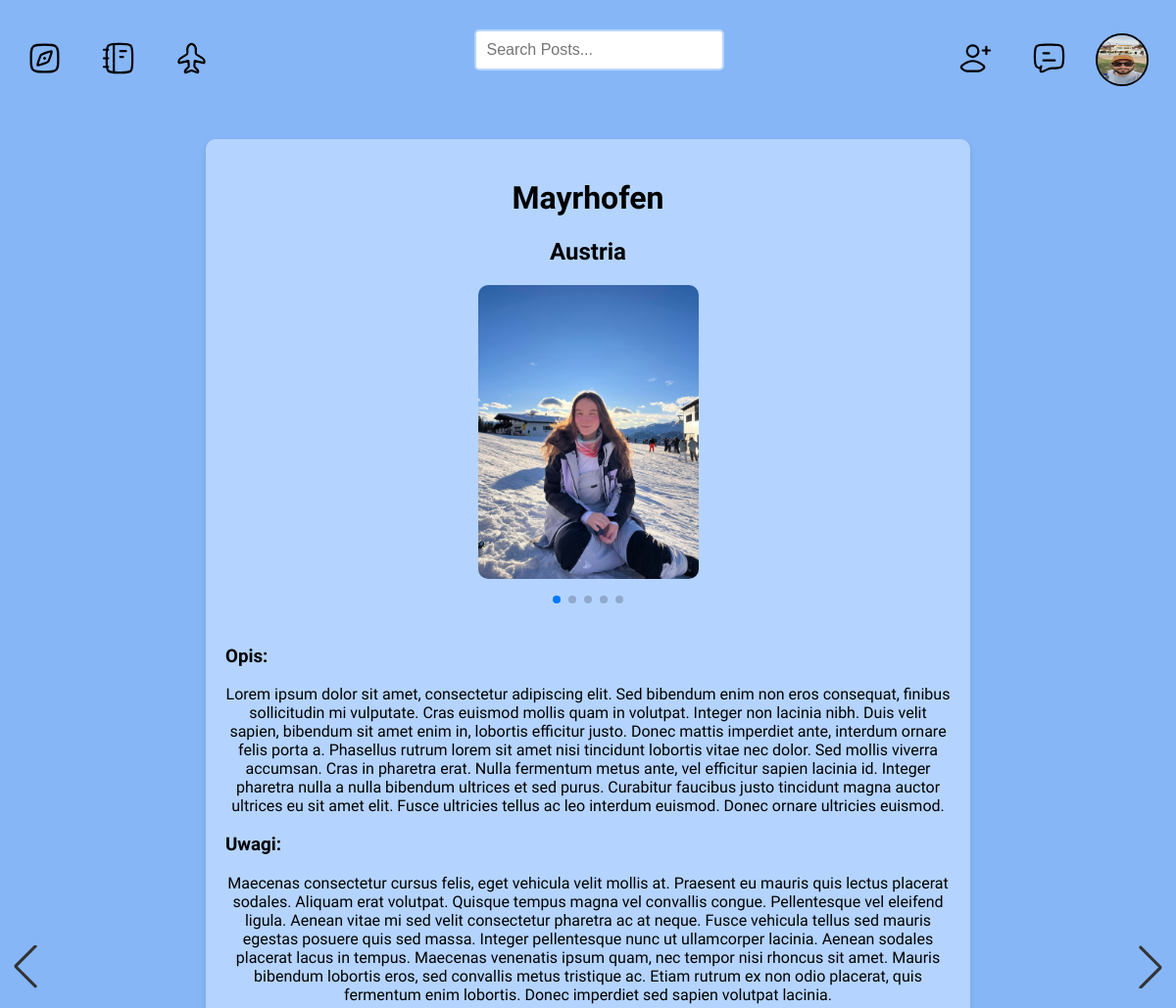
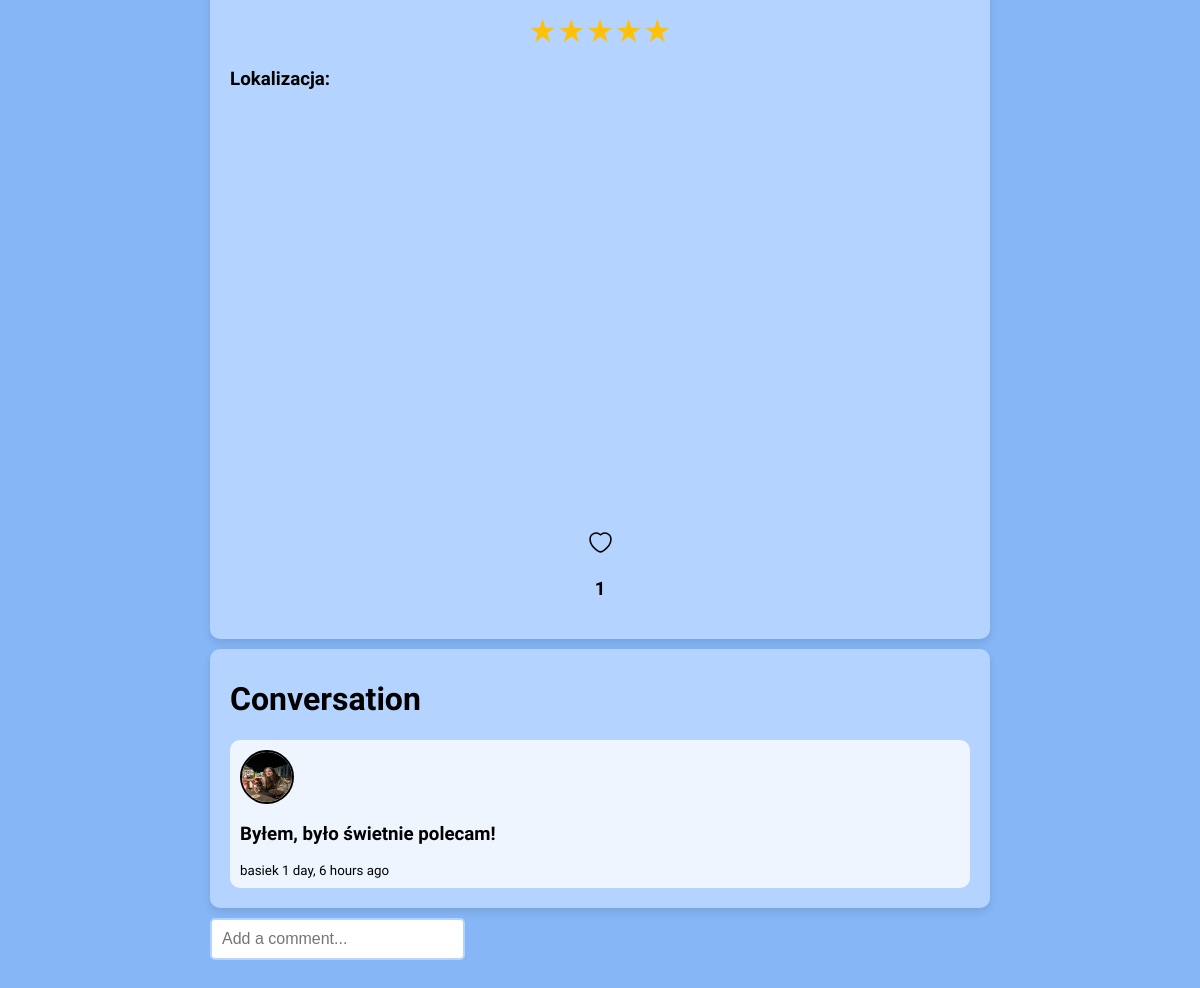
The page /post/5/ (signed in) on the database its author committed (2 pictures, top to bottom).
### base/models.py (models this page shows, shortened)
class User(AbstractUser):
    name = models.CharField(max_length=100, null=True)
    first_name = models.CharField(max_length=100, null=True, blank=True)
    last_name = models.CharField(max_length=100, null=True, blank=True)
    email = models.EmailField(unique=True)
    bio = models.TextField(null=True, blank=True)
    avatar = models.ImageField(null=True, default='user-avatar.svg')
    USERNAME_FIELD = 'email'
    REQUIRED_FIELDS = ['username']

class Post(models.Model):
    host = models.ForeignKey(User, on_delete=models.SET_NULL, null=True)
    title = models.CharField(max_length=100)
    date_created = models.DateTimeField(auto_now_add=True)
    country = models.CharField(max_length=100)
    city = models.CharField(max_length=100)
    description = models.TextField(null=True, blank=True)
    note = models.TextField(null=True, blank=True)
    participants = models.ManyToManyField(User, related_name='participants', blank=True)
    rate = models.IntegerField()
    image = models.ImageField(upload_to='posts/', blank=True, null=True)
    likes = models.IntegerField(default=0)
    latitude = models.DecimalField(max_digits=20, decimal_places=16, blank=True, null=True)
    longitude = models.DecimalField(max_digits=20, decimal_places=16, blank=True, null=True)
    class Meta:
        ordering = ['-date_created']

class PostImage(models.Model):
    post = models.ForeignKey(Post, on_delete=models.CASCADE, related_name='images')
    image = models.ImageField(upload_to='posts/')

class Comment(models.Model):
    user = models.ForeignKey(User, on_delete=models.CASCADE)
    post = models.ForeignKey(Post, on_delete=models.CASCADE)
    body = models.TextField()
    date_created = models.DateTimeField(auto_now_add=True)
    class Meta:
        ordering = ['-date_created']

### base/views.py (the view, shortened to what this page needs)
# urls.py: path('post/<str:pk>/', views.post, name='post'),
@login_required(login_url='login')
def post(request, pk):
    post = Post.objects.get(id=pk)
    post_comments = post.comment_set.all().order_by('-date_created')
    participants = post.participants.all()
    user_has_liked = Likes.objects.filter(user=request.user, post=post).exists()
    context = {'post': post, 'post_comments': post_comments, 'participants': participants, 'user_has_liked': user_has_liked}
    return render(request, 'base/post.html', context)

### base/templates/base/post.html (shortened to what this page needs)
{% extends 'main.html' %}
{% load static %}
{% block content %}
<div class="post-container">
    <div>
        <div class="post-info">
            <h1>{{post.city}}</h1>
            <h2>{{post.country}}</h2>
            <div class="post-images">
                <div class="swiper-container post-images">
                    <div class="swiper-wrapper">
                        {% for image in post.images.all %}
                            <div class="swiper-slide">
                                <img src="{{ image.image.url }}" class="post-image" onclick="openLightbox(this)">
                            </div>
                        {% endfor %}
                    </div>
                    <div class="swiper-pagination"></div>
                </div>
            </div>
            <h3>Opis:</h3>
            <p>{{post.description}}</p>
            <h3>Uwagi:</h3>
            <p>{{post.note}}</p>
            <div class="post-rating">
                <div class="star-rating-display">
                    {% for i in "12345" %}
                        {% if forloop.counter <= post.rate %}
                            <span class="star filled">★</span>
                        {% else %}
                            <span class="star">★</span>
                        {% endif %}
                    {% endfor %}
                </div>
            </div>
            <h3>Lokalizacja:</h3>
            <div id="map" style="height: 400px; width: 100%; margin-top: 20px;"></div>
            <div class="post-likes">
                <a href="{% url 'like' post.id %}">
                    {% if user_has_liked %}
                        <center><img src="{% static 'images/unlike.svg' %}" alt="dislike"></center>
                    {% else %}
                        <center><img src="{% static 'images/like.svg' %}" alt="like"></center>
                    {% endif %}
                </a>
                <center><h3>{{post.likes}}</h3></center>
            </div>
        </div>
        <div class="post-comment">
            <h1>Conversation</h1>
            {% for comment in post_comments %}
            <div>
                {% include 'base/components/single_comment_component.html' %}
            </div>
            {% endfor %}
        </div>
        {% if request.user.is_authenticated %}
        <div class="post-comment-form">
            <form method="POST" action="">
                <input type="text" name="body" placeholder="Add a comment...">
            </form>
        </div>
        {% endif %}
    </div>
</div>
{% endblock %}

### templates/navbar.html (shortened to what this page needs)
{% load static %}
<div class="navbar-container">
    <div style="display: flex; align-items: center;">
        <a href="/" style="margin-right: 20px; margin-left: 10px;">
            <img src="{% static 'images/home.svg' %}" alt="home">
        </a>
        <a href="{% url 'list_trips' %}" style="margin-right: 20px; margin-left: 20px;">
            <img src="{% static 'images/notebook.svg' %}" alt="notebook">
        </a>
        <a href="{% url 'search_flight' %}" style="margin-right: 20px; margin-left: 20px;">
            <img src="{% static 'images/airplane.svg' %}" alt="airplane">
        </a>
    </div>
    {% include 'searchbar.html' %}
    <div class="navbar-container-right">
        <a href="{% url 'search_non_friends' %}" style="margin-right: 20px; margin-left: 20px;">
            <img src="{% static 'images/user-add.svg' %}" alt="user-add">
        </a>
        <a href="{% url 'friend_chats' %}" style="margin-right: 20px; margin-left: 20px;">
            <img src="{% static 'images/chat.svg' %}" alt="chat">
        </a>
        {% if request.user.is_authenticated %}
        <div class="dropdown">
            <div class="navbar-avatar">
                <a href="{% url 'user_profile' request.user.username %}"><img src="{{ request.user.avatar.url }}"/></a>
            </div>
        </div>
        {% else %}
        <div class="login-button">
            <a href="{% url 'login' %}">Login</a>
        </div>
        {% endif %}
    </div>
</div>

### base/templates/base/components/single_comment_component.html (shortened to what this page needs)
{% load static %}
<div class="post-comment-single">
    <div class="avatar">
        <img src="{{comment.user.avatar.url}}" />
    </div>
    <h3>{{comment.body}}</h3>
    <div class="post-comment-single-details">
        <small><a href="{% url 'user_profile' comment.user.username %}">{{comment.user.username}}</a> {{comment.date_created|timesince}} ago</small>
    </div>
</div>

### static/styles/main.css (style rules this page uses)
body { background-color: #86B6F6; font-family: 'Source Sans 3', sans-serif; }
html { scrollbar-width: none; -ms-overflow-style: none; }
a { text-decoration: none; color: black; }
.avatar img { vertical-align: middle; width: 50px; height: 50px; border-radius: 50%; border: 2px solid black; }

### static/styles/navbar.css (style rules this page uses)
.navbar-container { display: grid; grid-template-columns: 1fr 3fr 1fr; align-items: center; border-radius: 10px; margin: 10px; }
.navbar-container-right { display: flex; margin-left: auto; align-items: center; }
.dropdown { position: relative; display: inline-block; }
.navbar-avatar img { vertical-align: middle; width: 50px; height: 50px; border-radius: 50%; margin-left: 10px; margin-right: 10px; border: 2px solid black; }

### static/styles/post.css (style rules this page uses)
.post-container { display: flex; flex-direction: column; gap: 20px; padding: 20px; max-width: 800px; margin: 0 auto; }
.post-info { background-color: #B4D4FF; margin-left: 10px; margin-bottom: 10px; margin-right: 10px; border-radius: 10px; padding: 20px; box-shadow: 0 4px 8px rgba(0, 0, 0, 0.1); }
.post-info p, .post-info h1 { text-align: center; }
.post-images { width: 100%; overflow: hidden; border-radius: 10px; }
.post-comment { background-color: #B4D4FF; margin-left: 10px; margin-bottom: 10px; margin-right: 10px; border-radius: 10px; padding: 10px; box-shadow: 0 4px 8px rgba(0, 0, 0, 0.1); }
.post-comment h1 { margin-left: 10px; }
.post-comment-single { background-color: #EEF5FF; margin-left: 10px; margin-bottom: 10px; margin-right: 10px; border-radius: 10px; padding: 10px; }
.post-comment-single-details { display: flex; justify-content: space-between; align-items: center; }
.post-comment-form { display: flex; justify-content: left; align-items: center; margin-left: 10px; }
.post-comment-form input[type="text"] { width: 100%; padding: 10px; border: 2px solid #B4D4FF; border-radius: 5px; font-size: 16px; transition: background-color 0.3s, border-color 0.3s; }
.swiper-container { display: flex; justify-content: center; align-items: center; flex-direction: column; width: auto; max-width: 100%; padding-bottom: 20px; }
.swiper-slide { display: flex; justify-content: center; align-items: center; }
.swiper-slide img { max-width: 100%; max-height: 300px; object-fit: cover; border-radius: 10px; }
.swiper-pagination { position: static; margin-top: 10px; text-align: center; }
.star-rating-display { display: flex; justify-content: center; font-size: 2rem; }
.star { color: #ccc; }
.star.filled { color: #ffc107; }
.post-likes { justify-content: center; align-items: center; }
#map { width: 100%; height: 400px; margin: 20px 0; }

### static/styles/chat.css (style rules this page uses)
.avatar img { width: 50px; height: 50px; border-radius: 50%; }

### static/styles/trip_planner.css (style rules this page uses)
h2 { text-align: center; margin-bottom: 20px; font-size: 24px; }

### rows shown on the page
User: user.avatar (picture)
Post: city "Mayrhofen", country "Austria", description "Lorem ipsum dolor sit amet, consectetur adipiscing elit. Sed bibendum enim non eros consequat, finibus sollicitudin mi vulputate. Cras euismod mollis quam in volutpat. Integer non lacinia nibh. Duis velit sapien, bibendum sit amet enim in, lobortis efficitur justo. Donec mattis imperdiet ante, interdum ornare felis porta a. Phasellus rutrum lorem sit amet nisi tincidunt lobortis vitae nec dolor. Sed mollis viverra accumsan. Cras in pharetra erat. Nulla fermentum metus ante, vel efficitur sapien lacinia id. Integer pharetra nulla a nulla bibendum ultrices et sed purus. Curabitur faucibus justo tincidunt magna auctor ultrices eu sit amet elit. Fusce ultricies tellus ac leo interdum euismod.…", note "Maecenas consectetur cursus felis, eget vehicula velit mollis at. Praesent eu mauris quis lectus placerat sodales. Aliquam erat volutpat. Quisque tempus magna vel convallis congue. Pellentesque vel eleifend ligula. Aenean vitae mi sed velit consectetur pharetra ac at neque. Fusce vehicula tellus sed mauris egestas posuere quis sed massa. Integer pellentesque nunc ut ullamcorper lacinia. Aenean sodales placerat lacus in tempus. Maecenas venenatis ipsum quam, nec tempor nisi rhoncus sit amet. Mauris bibendum lobortis eros, sed convallis metus tristique ac. Etiam rutrum ex non odio placerat, quis fermentum enim lobortis. Donec imperdiet sed sapien volutpat lacinia.", likes "1"
PostImage: image (picture)
Comment: user.avatar (picture), body "Byłem, było świetnie polecam!", user.username "basiek", date_created "1 day, 6 hours"
